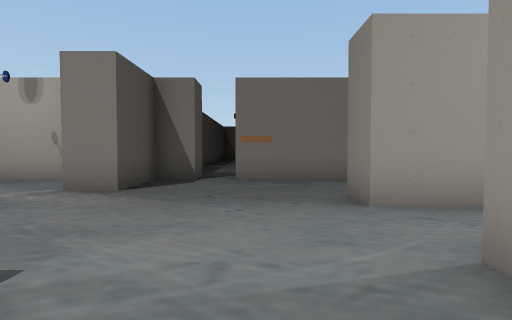
[1] (above)

23 first-person views from a walk through a Unity game level. The camera is 1.5 m above the floor, tilts 2° down and sees 80° across. The floor is counted in squares, 2 m on a side. Each view is taken from the middle of a square. On the plan, view 1 faces up. The plan holds only what a view shows up to about 10 squares ahead; the rest is blank. The place goes on beyond the plan. The player is left out.

[2]
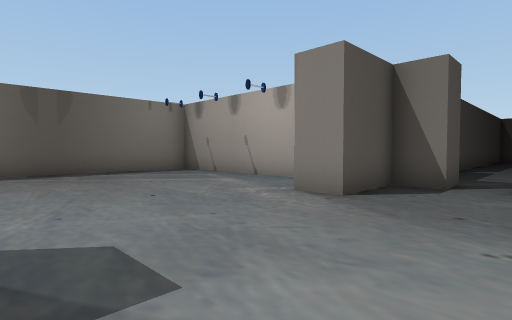

[3]
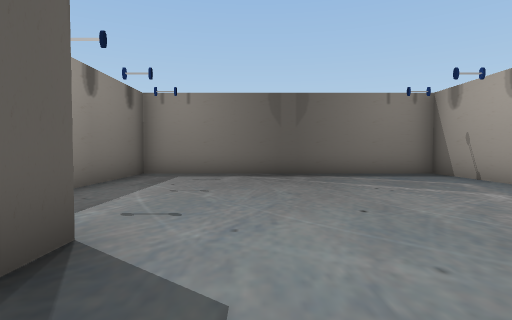

[4]
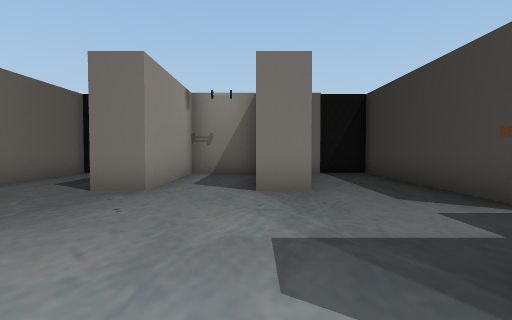

[5]
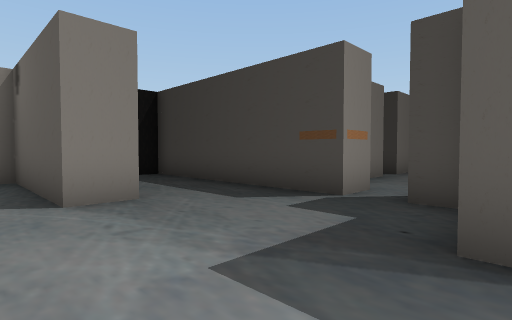

[6]
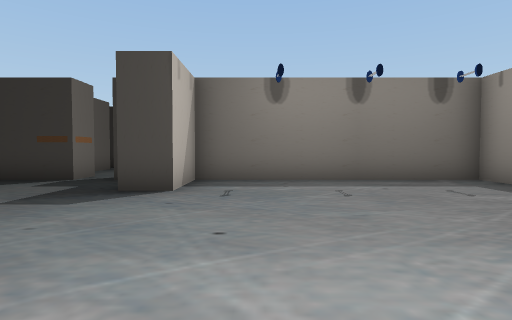

[7]
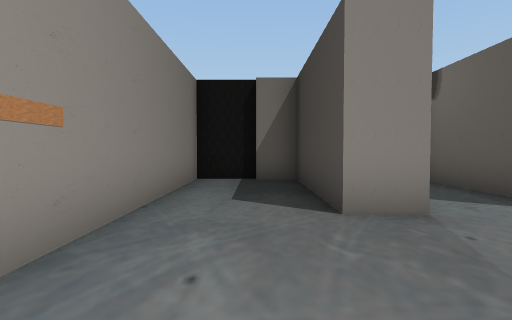

[8]
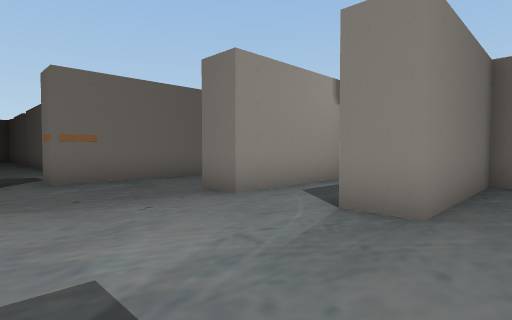

[9]
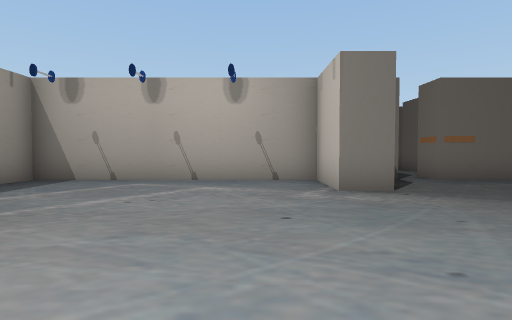

[10]
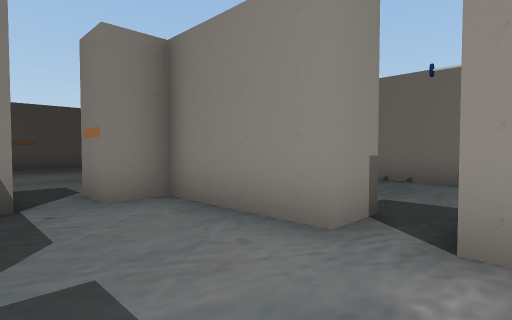

[11]
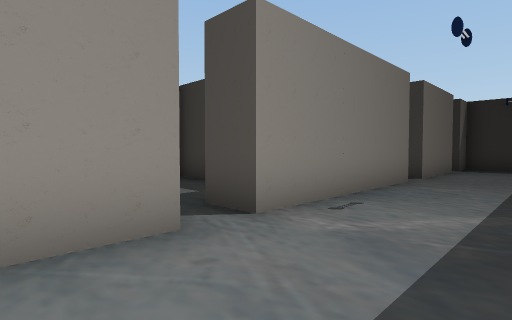

[12]
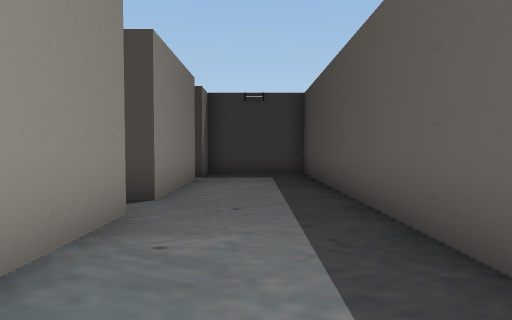

[13]
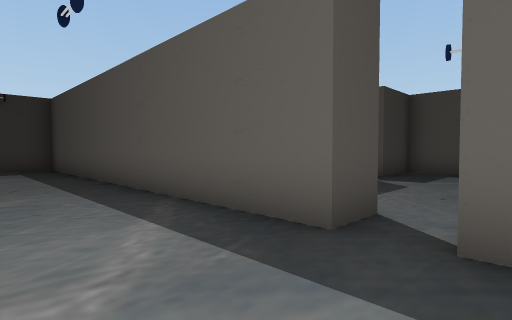

[14]
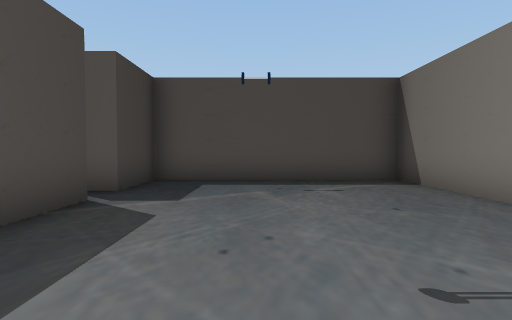

[15]
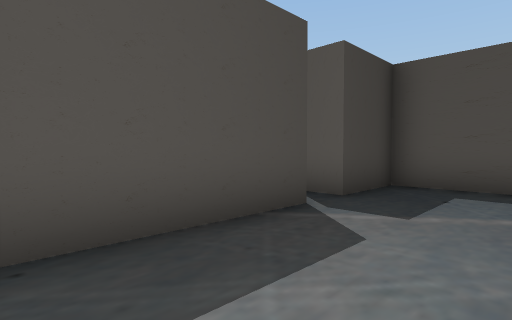

[16]
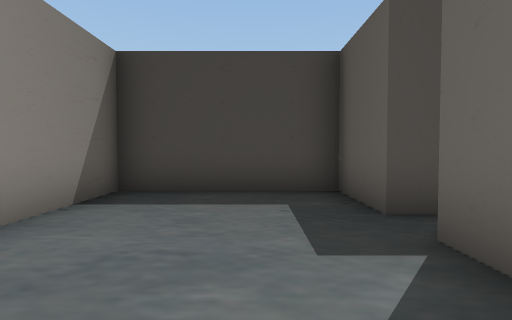

[17]
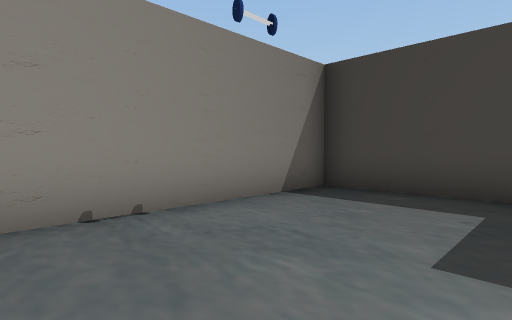

[18]
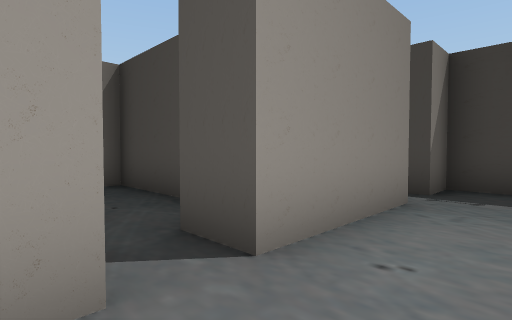

[19]
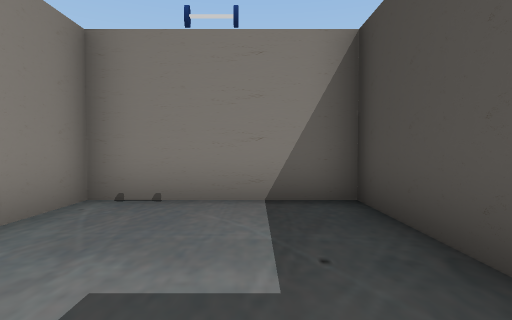

[20]
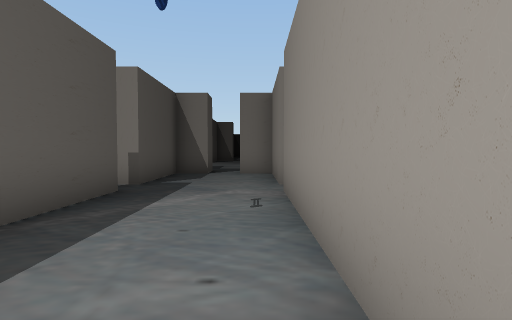

[21]
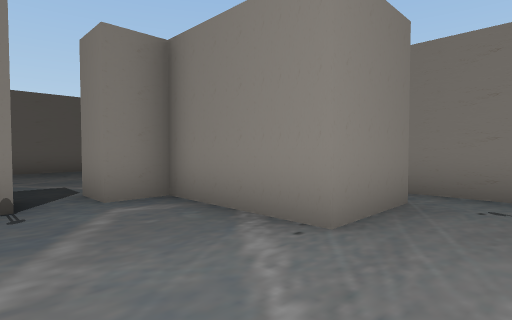

[22]
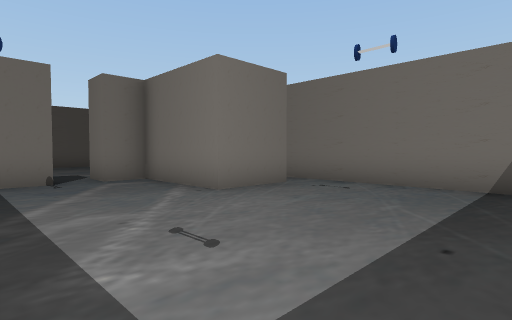

[23]
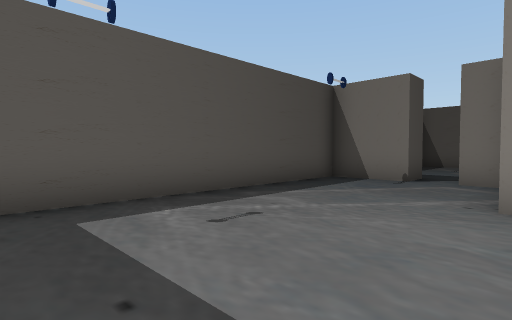

### Floor plan
Ten units are one square. View 1 is at (0, 0); x grows to the right and y downward. Boxes are objects, and circles mark ways between rooms. Rooms are numbered by the first view taken in them; rooms with no view inside come last. Other rooms are left out.
<svg viewBox="-110 -85 172 265">
<path fill="none" stroke="#000" d="M-21 15 -15 15M-15 -75 -25 -75 -25 -55 -35 -55 -35 -75 -105 -75 -105 15 -35 15 -35 -5 -25 -5M-5 15 57 15 57 0M55 1 55 -10 15 -10 15 -20 55 -20 55 -40 15 -40 15 -50 55 -50 55 -60M57 -61 57 -75 -5 -75M5 116 5 65M-36 65 -25 65 -25 175 5 175 5 165M5 55 5 25 -5 25 -5 15M5 156 5 125M-15 20 -15 25 -25 25 -25 55 -30 55M-75 95 -75 85 -41 85M-62 25 -105 25 -105 85 -85 85 -85 95M15 48 15 55 5 55M5 65 15 65 15 85 55 85 55 32M28 135 55 135 55 95 39 95M5 125 15 125M-44 125 -65 125 -65 95 -75 95M-35 165 -35 126M-85 95 -105 95 -105 166"/>
<circle cx="-10" cy="20" r="3" fill="#2a7"/>
<circle cx="-30" cy="60" r="3" fill="#2a7"/>
<circle cx="10" cy="60" r="3" fill="#2a7"/>
<circle cx="10" cy="120" r="3" fill="#2a7"/>
<circle cx="-80" cy="90" r="3" fill="#2a7"/>
<text x="-30" y="-30">1</text>
<text x="-10" y="100">2</text>
<text x="-70" y="60">3</text>
<text x="30" y="60">4</text>
<text x="30" y="120">5</text>
<text x="-70" y="140">6</text>
</svg>
Room 1 opens to room 2. Room 2 opens to room 3. Room 2 opens to room 4. Room 2 opens to room 5. Room 3 opens to room 6.

Where each view was taken, in squares from view 1:
view 1: 0 up, 0 right, facing up
view 2: 1 up, 0 right, facing up-left
view 3: 2 up, 1 left, facing left
view 4: 2 up, 4 left, facing right
view 5: 3 up, 3 left, facing down-right
view 6: 6 up, 5 left, facing down
view 7: 6 up, 2 left, facing right
view 8: 0 up, 2 left, facing up-right
view 9: 0 up, 5 left, facing up
view 10: 7 down, 2 left, facing up-right
view 11: 4 down, 2 left, facing down-right
view 12: 8 down, 1 left, facing down
view 13: 5 down, 0 right, facing down-left
view 14: 6 down, 3 left, facing left
view 15: 6 down, 4 left, facing down-left
view 16: 3 down, 3 right, facing down
view 17: 3 down, 2 right, facing down-right
view 18: 11 down, 1 left, facing down-right
view 19: 12 down, 1 right, facing right
view 20: 12 down, 0 right, facing up
view 21: 14 down, 9 left, facing up-right
view 22: 17 down, 10 left, facing up-right
view 23: 17 down, 6 left, facing up-left
